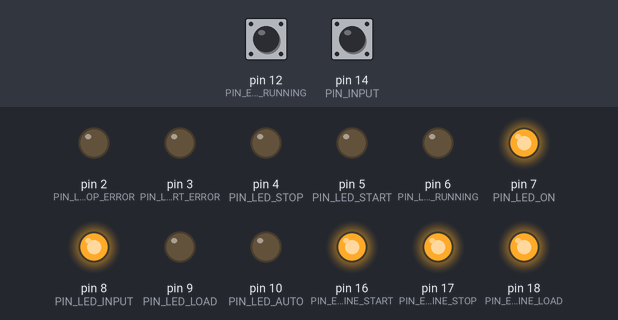
Bench run of a sketch on a simulated Arduino Uno, built with avr-gcc and run on an emulated ATmega328P. Parts: output pins drawn as LEDs (lit = HIGH). Dashed ring = blinking. Inputs (shaded band) come from the test bench; at power-on: pin 14 (PIN_INPUT) HIGH, pin 12 (PIN_ENGINE_CHECK_RUNNING) HIGH.

Above: at 1.2 s.
1.3 s: pin 14 (PIN_INPUT) pulled LOW for 3.2 s
At 4.1 s:
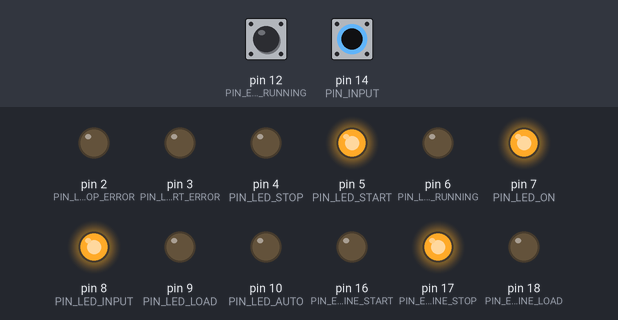
7.5 s: pin 14 (PIN_INPUT) pulled LOW for 3.2 s
At 10.0 s:
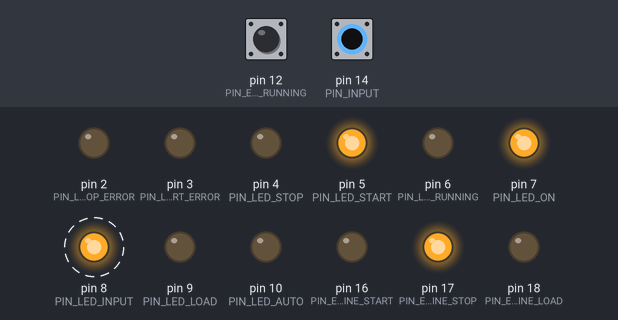
12.2 s: pin 14 (PIN_INPUT) pulled LOW for 0.15 s
At 13.4 s:
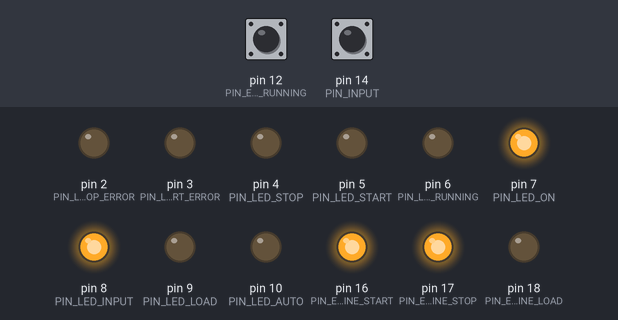
Timing chart, 0 to 21.3 s (numbered marks = the images above; inputs shaded):
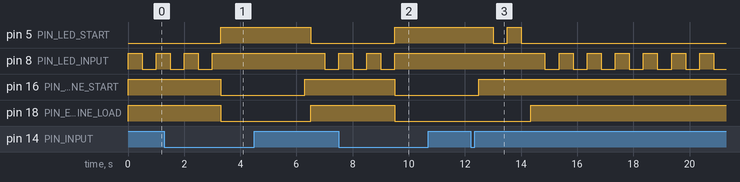

Measured:
- after the input at 1.3 s, pin 5 (PIN_LED_START): LOW → HIGH after 2.0 s, → LOW 3.2 s later; pin 16 (PIN_ENGINE_START): HIGH → LOW after 2.0 s, → HIGH 3.0 s later; pin 18 (PIN_ENGINE_LOAD): HIGH → LOW after 2.0 s, → HIGH 3.2 s later
- after the input at 7.5 s, pin 5 (PIN_LED_START): LOW → HIGH after 2.0 s; pin 8 (PIN_LED_INPUT): goes on until 9.5 s, then stays HIGH; pin 16 (PIN_ENGINE_START), pin 18 (PIN_ENGINE_LOAD): HIGH → LOW after 2.0 s
- after the input at 12.2 s, pin 5 (PIN_LED_START): HIGH → LOW after 0.80 s instead of 0.50 s; pin 18 (PIN_ENGINE_LOAD): LOW → HIGH after 2.2 s instead of 0.50 s

The sketch:

sketch_sep30a.ino
```cpp
// === НАСТРОЙКИ ===

// Максимальное количество попыток запуска, после
// которых устанавливается состояние ошибки запуска
const int START_MAX_ATTEMPTS = 5;

// Продолжительность включения стартера
const int START_DURATION = 3000; // 3 сек

// Пауза между попытками запуска
const int START_PAUSE = 10000; // 10 сек

// Время прогрева
const uint32_t WARMING_DURATION = 180000; // 3 мин
//const uint32_t WARMING_DURATION = 30000; // Debug

// Работа без нагрузки перед глушением
const uint32_t COOLING_DURATION = 180000; // 3 мин
//const uint32_t COOLING_DURATION = 30000; // Debug


// === ПИНЫ ===
const int PIN_INPUT = 14; // Вход
const int PIN_BUTTON_AUTO = 11; // Кнопка авто-режима
const int PIN_ENGINE_CHECK_RUNNING = 12; // Проверка работы двигателя
const int PIN_ENGINE_CHECK_BLOCK = 19; // Проверка блокировки двигателя
const int PIN_ENGINE_START = 16; // Старт (стартер)
const int PIN_ENGINE_STOP = 17; // Стоп (блокировка работы)
const int PIN_ENGINE_LOAD = 18; // Отключение нагрузки (прогрев/остывание)
const int PIN_LED_ON = 7; // Индикатор вкл
const int PIN_LED_AUTO = 10; // Индикатор авто-режима
const int PIN_LED_INPUT = 8; // Индикатор сигнала на входе
const int PIN_LED_LOAD = 9; // Индикатор включения нагрузки (мигает - прогрев)
const int PIN_LED_RUNNING = 6; // Индикатор работы двигателя
const int PIN_LED_START = 5; // Индикатор запуска (мигает - пауза)
const int PIN_LED_START_ERROR = 3; // Индикатор ошибки запуска (мигает - заблокирован ключем)
const int PIN_LED_STOP = 4; // Индикатор остановки двигателя
const int PIN_LED_STOP_ERROR = 2; // Индикатор ошибки остановки


// === ПЕРЕМЕННЫЕ ===
#include "Input.h"
#include "Button.h"
#include "Engine.h"
#include "LED.h"

// Вход
Input input(PIN_INPUT);

// Кнопка авто-режима
Button buttonAuto(PIN_BUTTON_AUTO);

// Двигатель
Engine engine(PIN_ENGINE_CHECK_RUNNING, PIN_ENGINE_CHECK_BLOCK, PIN_ENGINE_START, PIN_ENGINE_STOP, PIN_ENGINE_LOAD);

// Индикаторы
LED ledOn(PIN_LED_ON);
LED ledAuto(PIN_LED_AUTO);
LED ledInput(PIN_LED_INPUT);
LED ledLoad(PIN_LED_LOAD);
LED ledRunning(PIN_LED_RUNNING);
LED ledStart(PIN_LED_START);
LED ledStartError(PIN_LED_START_ERROR);
LED ledStop(PIN_LED_STOP);
LED ledStopError(PIN_LED_STOP_ERROR);


void setup() {
  engine.setStartDuration(START_DURATION);
  engine.setStartPauseDuration(START_PAUSE);
  engine.setStartMaxAttampts(START_MAX_ATTEMPTS);
  engine.setWarmingDuration(WARMING_DURATION);
  engine.setCoolingDuration(COOLING_DURATION);

  ledOn.on();
}

void loop() {
  input.loop();
  // buttonAuto.loop(); Без кнопки "Авто"
  // engine.setEnabled(buttonAuto.getState() == 1);
  engine.setEnabled(1);
  engine.loop();
  ledAuto.loop();
  ledInput.loop();
  ledLoad.loop();
  ledRunning.loop();
  ledStart.loop();
  ledStartError.loop();
  ledStop.loop();
  ledStopError.loop();

  // Действия
  if (engine.isInitialized()) {
    // if (buttonAuto.getState()) {
    if (1) { // Всегда "Авто"
      if (input.getState()) {
        if (!engine.isRunning()) {
          if (!engine.isStartError()) {
            engine.start();
          }
        } else {
          engine.resume(); // load on if cooling
        }
      } else {
        if (!engine.isCooling() && !engine.isStopping()) {
          if (!engine.isStopError()) {
            engine.stop();
          }
        }
      }
    } else {
      if (engine.isStopError() || engine.isStartError()) {
        engine.clearErrors();
      }
    }
  }

  // Индикация
  // ledAuto.toggle(buttonAuto.getState() == 1);
  // ledInput.toggle(input.getState() == 1);
  if (input.getState() == 1) {
    ledInput.on();
  } else {
    ledInput.blink();
  }
  if (!engine.isRunning()) {
    ledLoad.off();
  } else if (engine.isLoad()) {
    ledLoad.on();
  } else if (engine.isWarming() || engine.isCooling()) {
    ledLoad.blink();
  } else {
    ledLoad.off();
  }
  ledRunning.toggle(engine.isRunning());
  if (engine.isStartPause()) {
    ledStart.blink();
  } else {
    ledStart.toggle(engine.isStarting());
  }
  if (!engine.isStopping() && engine.isBlocked()) {
    ledStartError.blink();
  } else {
    ledStartError.toggle(engine.isStartError());
  }
  ledStop.toggle(engine.isStopping());
  ledStopError.toggle(engine.isStopError());
}
```

Button.cpp
```cpp
// Button.cpp
#include "Button.h"

Button::Button(int pin) {
  _pin = pin;
  _state = 0;

  _value = 0;
  _targetValue = 0;
  _currentValue = 0;

  // Init pins
  pinMode(_pin, INPUT_PULLUP);
}

int Button::getState() {
  return _state;
}

void Button::loop() {
  int value = digitalRead(_pin);
  int _currentValue = value ? 0 : 1;

  if (_currentValue != _targetValue) {
    _targetValue = _currentValue;
    _debounceTimer.start(500);
  } else if (_targetValue != _value && _debounceTimer.done()) {
    _value = _targetValue;
    if (_value == 1) {
      _state = 1 - _state;
    }
  }
//
//
//
//  if (_debounceTimer.done()) {
//    int value = digitalRead(_pin);
//    if (value != _value) {
//      _value = value;
//      if (_value == 0) {
//        _state = 1 - _state;
//      }
//      _debounceTimer.start(100);
//    }
//  }
}
```

Button.h
```cpp
// Button.h
#ifndef Button_h
#define Button_h

#include <Arduino.h>
#include "Timer.h"

class Button {
  public:
    Button(int pin);
    int getState();
    void loop();

  private:
    int _pin;
    int _state;

    int _value;
    int _currentValue;
    int _targetValue;

    Timer _debounceTimer;
};

#endif
```

Engine.cpp
```cpp
// Engine.cpp
#include "Engine.h"

Engine::Engine(int pinCheckRunning, int pinCheckBlocked, int pinStart, int pinStop, int pinLoad) {
  _pinCheckRunning = pinCheckRunning;
  _pinCheckBlocked = pinCheckBlocked;
  _pinStart = pinStart;
  _pinStop = pinStop;
  _pinLoad = pinLoad;

  // Init pins
  pinMode(_pinCheckRunning, INPUT_PULLUP);
  pinMode(_pinCheckBlocked, INPUT_PULLUP);
  pinMode(_pinStart, OUTPUT);
  pinMode(_pinStop, OUTPUT);
  pinMode(_pinLoad, OUTPUT);
  digitalWrite(_pinStart, HIGH);
  digitalWrite(_pinStop, HIGH);
  digitalWrite(_pinLoad, HIGH);

  // Default settings
  _initTimeout = 2000;
  _runningCheckDuration = 200;
  _runningMinRPM = 300;
  _runningCheckTimeout = 500;
  _startDuration = 3000;
  _startCheckTimeout = 3000;
  _startPauseDuration = 10000;
  _startMaxAttempts = 5;
  _warmingDuration = 180000;
  _coolingDuration = 300000;
  _stopMaxDuration = 20000;
  _stopTimeout = 3000;
  _enabled = false;

  // Initialization
  _initTimer.start(_initTimeout);

  // Check blocking
  _isBlocked = false;

  // Check running
  _isRunning = false;
  _runningValueCount = 0;
  _RPM = 0;
  _runningCheckTimer.start(_runningCheckDuration);

  _isInitialized = false;
  _isHot = true;
  _isWarming = false;
  _isCooling = false;
}

bool Engine::isInitialized() {
  return _isInitialized;
}

bool Engine::isBlocked() {
  return _isBlocked;
}

bool Engine::isRunning() {
  return _isRunning;
}

bool Engine::isStarting() {
  return _isStarting;
}

bool Engine::isStopping() {
  return _isStopping;
}

bool Engine::isStartPause() {
  return _isStarting && _isStartPause;
}

bool Engine::isStartError() {
  return _isStartError;
}

bool Engine::isStopError() {
  return _isStopError;
}

bool Engine::isWarming() {
  return _isWarming;
}

bool Engine::isCooling() {
  return _isCooling;
}

bool Engine::isLoad() {
  return _isLoad;
}

int Engine::getStartDuration() {
  return _startDuration;
}

void Engine::setStartDuration(int value) {
  _startDuration = value;
}

int Engine::getStartPauseDuration() {
  return _startPauseDuration;
}

void Engine::setStartPauseDuration(int value) {
  _startPauseDuration = value;
}

int Engine::getStartMaxAttempts() {
  return _startMaxAttempts;
}

void Engine::setStartMaxAttampts(int value) {
  _startMaxAttempts = value;
}

int Engine::getWarmingDuration() {
  return _warmingDuration;
}

void Engine::setWarmingDuration(uint32_t value) {
  _warmingDuration = value;
}

int Engine::getCoolingDuration() {
  return _coolingDuration;
}

void Engine::setCoolingDuration(uint32_t value) {
  _coolingDuration = value;
}

bool Engine::getEnabled() {
  return _enabled;
}

void Engine::setEnabled(bool value) {
  _enabled = value;
}

void Engine::start() {
  if (!_enabled) {
    return;
  }

  if (!_isInitialized) {
    return;
  }

  if (_isStarting) {
    return;
  }

  _isCooling = false;
  _isStopping = false;
  digitalWrite(_pinStop, HIGH);
  _isStartError = false;

  if (_isRunning) {
    return;
  }

  _isHot = false;
  _isWarming = false;

  _isStarting = true;
  _isStartPause = false;
  _startAttempts = 0;
  _startTimer.clear();
}

void Engine::stop() {
  if (!_enabled) {
    return;
  }

  if (!_isInitialized) {
    return;
  }

  if (_isCooling || _isStopping) {
    return;
  }

  _isWarming = false;
  _isStarting = false;
  digitalWrite(_pinStart, HIGH);
  _isStopError = false;

  if (!_isRunning) {
    return;
  }

  if (_isHot) {
    _isCooling = true;
    _coolingTimer.start(_coolingDuration);
  } else {
    _isStopping = true;
    _stopTimer.clear();
  }
}

void Engine::resume() {
  if (!_enabled) {
    return;
  }

  if (!_isInitialized) {
    return;
  }

  if (!_isRunning || !_isCooling) {
    return;
  }

  _isCooling = false;
}

void Engine::clearErrors() {
  _isStartError = false;
  _isStopError = false;
}

void Engine::loop() {
  if (_initTimer.done()) {
    _isInitialized = true;
  }

  //  this->loopCheckBlocking(); // Если не замкнуто - сопротивление 1 Ом (причина не известна)
  this->loopCheckRunning();
  this->loopStart();
  this->loopWarming();
  this->loopCooling();
  this->loopStop();
  this->loopLoad();
}

void Engine::loopCheckBlocking() {
  int value = digitalRead(_pinCheckBlocked);
  _isBlocked = value == 1;
}

void Engine::loopCheckRunning() {
  // Count pin state changes
  int runningValue = digitalRead(_pinCheckRunning);
  if (runningValue == HIGH && _runningValue == LOW) {
    _runningValueCount++;
  }
  _runningValue = runningValue;

  // Calc the RPM
  if (_runningCheckTimer.done()) {
    _RPM = _runningValueCount * (1000 / _runningCheckDuration) * 60;
    _runningValueCount = 0;
    _runningCheckTimer.start(_runningCheckDuration);
  }

  // Debug
//  if (_isStarting || _isRunning) {
//    _RPM = 600;
//  }

  // Is running now
  bool isRunning = _RPM > _runningMinRPM;

  // Updating state with timeout
  if (isRunning != _isRunning) {
    if (!_runningTimer.started()) {
      _runningTimer.start(_runningCheckTimeout);
    } else if (_runningTimer.done()) {
      _isRunning = isRunning;
    }
  }
}

void Engine::loopStart() {
  if (!_isStarting) {
    return;
  }
  if (!_enabled) {
    digitalWrite(_pinStart, HIGH);
    _isStarting = false;
    return;
  }
  if (!_isStartPause) {
    if (!_startTimer.started()) {
      _startAttempts++;
      digitalWrite(_pinStart, LOW);
      _startTimer.start(_startDuration);
    } else if (_startTimer.done()) {
      digitalWrite(_pinStart, HIGH);
      _isStartPause = true;
    }
  } else {

    if (!_startCheckTimer.started()) {
      _startCheckTimer.start(_startCheckTimeout);
    } else if (_startCheckTimer.done()) {
      if (_isRunning) {
        _isStarting = false;
        if (!_isHot) {
          _isWarming = true;
          _warmingTimer.start(_warmingDuration);
        }
      } else if (_startAttempts >= _startMaxAttempts) {
        _isStarting = false;
        _isStartError = true;
      }
    }

    if (!_startPauseTimer.started()) {
      _startPauseTimer.start(_startPauseDuration);
    } else if (_startPauseTimer.done()) {
      _isStartPause = false;
    }
  }
}

void Engine::loopWarming() {
  if (!_enabled) {
    _isHot = false;
    _isWarming = false;
    return;
  }
  if (!_isWarming) {
    return;
  }
  if (_isStarting) {
    return;
  }
  if (!_isRunning) {
    _isHot = false;
    _isWarming = false;
  } else if (_isHot) {
    _isWarming = false;
  } else if (_warmingTimer.done()) {
    _isHot = true;
    _isWarming = false;
  }
}

void Engine::loopCooling() {
  if (!_isCooling) {
    return;
  }
  if (!_enabled) {
    _isCooling = false;
    return;
  }
  if (_coolingTimer.done()) {
    _isCooling = false;
    _isStopping = true;
    _stopTimer.clear();
  }
}

void Engine::loopStop() {
  if (!_isStopping) {
    return;
  }
  if (!_enabled) {
    digitalWrite(_pinStop, HIGH);
    _isStopping = false;
    return;
  }
  if (!_stopTimer.started()) {
    digitalWrite(_pinStop, LOW);
    _stopTimer.start(_stopMaxDuration);
    _stopCheckTimer.clear();
  } else if (_stopTimer.done()) {
    digitalWrite(_pinStop, HIGH);
    _isStopping = false;
    _isStopError = true;
  } else if (!_isRunning) {
    if (!_stopCheckTimer.started()) {
      _stopCheckTimer.start(_stopTimeout);
    } else if (_stopCheckTimer.done()) {
      digitalWrite(_pinStop, HIGH);
      _isStopping = false;
    }
  }
}

void Engine::loopLoad() {
  if (_isStarting || _isWarming || _isCooling || _isStopping) {
    _isLoad = false;
    digitalWrite(_pinLoad, LOW);
  } else {
    _isLoad = true;
    digitalWrite(_pinLoad, HIGH);
  }
}
```

Engine.h
```cpp
// Engine.h
#ifndef Engine_h
#define Engine_h

#include <Arduino.h>
#include "Timer.h"

class Engine {
  public:
    Engine(int pinCheckRunning, int pinCheckBlocked, int pinStart, int pinStop, int pinLoad);
    bool isInitialized();
    bool isBlocked();
    bool isRunning();
    bool isStarting();
    bool isStopping();
    bool isStartPause();
    bool isStartError();
    bool isStopError();
    bool isWarming();
    bool isCooling();
    bool isLoad();

    int getStartDuration();
    void setStartDuration(int value);
    int getStartPauseDuration();
    void setStartPauseDuration(int value);
    int getStartMaxAttempts();
    void setStartMaxAttampts(int value);
    int getWarmingDuration();
    void setWarmingDuration(uint32_t value);
    int getCoolingDuration();
    void setCoolingDuration(uint32_t value);
    bool getEnabled();
    void setEnabled(bool value);

    void start();
    void stop();
    void resume();
    void clearErrors();

    void loop();

  private:
    int _pinCheckRunning;
    int _pinCheckBlocked;
    int _pinStart;
    int _pinStop;
    int _pinLoad;

    // Settings
    uint32_t _initTimeout; // Время инициализации
    uint32_t _runningCheckDuration;  // Подсчет RPM через это время
    int _runningMinRPM; // Если RPM больше этого значения - двигатель работает
    uint32_t _runningCheckTimeout; // Меняем статус через это время
    int _startDuration; // Время прокрутки стартера
    uint32_t _startCheckTimeout; // Проверка запуска через это время, после остановки стартера
    uint32_t _startPauseDuration; // Время паузы между стартами
    int _startMaxAttempts; // Максимальное количество попыток запуска
    uint32_t _warmingDuration; // Время прогрева без нагрузки
    uint32_t _coolingDuration; // Время на остывание без нагрузки перед глушением
    uint32_t _stopMaxDuration; // Максимальное время глушения
    uint32_t _stopTimeout; // Отключение сигнала "Стоп" через это время после остановки
    bool _enabled; // Включено управление

    // State
    bool _isInitialized;
    bool _isBlocked;
    bool _isRunning;
    bool _isStarting;
    bool _isStopping;
    bool _isStartError;
    bool _isStopError;
    bool _isWarming;
    bool _isCooling;
    bool _isLoad;
    bool _isHot;

    // Initialization
    Timer _initTimer;

    // Check blocking
    void loopCheckBlocking();

    // Check running
    int _runningValue;
    int _runningValueCount;
    int _RPM;
    Timer _runningCheckTimer;
    Timer _runningTimer;
    void loopCheckRunning();

    // Starting
    bool _isStartPause;
    int _startAttempts;
    Timer _startTimer;
    Timer _startCheckTimer;
    Timer _startPauseTimer;
    void loopStart();

    // Warming
    Timer _warmingTimer;
    void loopWarming();

    // Stopping
    Timer _coolingTimer;
    Timer _stopTimer;
    Timer _stopCheckTimer;
    void loopCooling();
    void loopStop();

    // Load
    void loopLoad();
};

#endif
```

Input.cpp
```cpp
// Input.cpp
#include "Input.h"

Input::Input(int pin) {
  _pin = pin;
  _state = 0;

  _targetState = 0;
  _currentState = 0;

  // Init pins
  pinMode(_pin, INPUT_PULLUP);
}

int Input::getState() {
  return _state;
}

void Input::loop() {
  int value = digitalRead(_pin);
  int _currentState = value ? 0 : 1;

  if (_currentState != _targetState) {
    _targetState = _currentState;
    _debounceTimer.start(2000);
  } else if (_targetState != _state && _debounceTimer.done()) {
    _state = _targetState;
  }
}
```

Input.h
```cpp
// Input.h
#ifndef Input_h
#define Input_h

#include <Arduino.h>
#include "Timer.h"

class Input {
  public:
    Input(int pin);
    int getState();
    void loop();

  private:
    int _pin;
    int _state;

    int _currentState;
    int _targetState;

    Timer _debounceTimer;
};

#endif
```

LED.cpp
```cpp
// LED.cpp
#include "LED.h"

LED::LED(int pin) {
  _pin = pin;

  // Init pins
  pinMode(_pin, OUTPUT);
  this->off();

  // Defaults
  _blinkDuration = 500;
}

void LED::toggle(bool value) {
  if (value) {
    this->on();
  } else {
    this->off();
  }
}

void LED::on() {
  _blink = false;
  _state = 1;
  digitalWrite(_pin, HIGH);
}

void LED::off() {
  _blink = false;
  _state = 0;
  digitalWrite(_pin, LOW);
}

void LED::blink() {
  if (_blink) {
    return;
  }
  _blink = true;
  _state = 1;
  digitalWrite(_pin, HIGH);
  _blinkTimer.start(_blinkDuration);
}

void LED::loop() {
  if (_blink && _blinkTimer.done()) {
    if (_state == 1) {
      _state = 0;
      digitalWrite(_pin, LOW);
    } else {
      _state = 1;
      digitalWrite(_pin, HIGH);
    }
    _blinkTimer.start(_blinkDuration);
  }
}
```

LED.h
```cpp
// LED.h
#ifndef LED_h
#define LED_h

#include <Arduino.h>
#include "Timer.h"

class LED {
  public:
    LED(int pin);
    void toggle(bool value);
    void on();
    void off();
    void blink();
    void loop();

  private:
    int _pin;
    int _state;
    bool _blink;
    int _blinkDuration;
    Timer _blinkTimer;
};

#endif
```

Timer.cpp
```cpp
// Timer.cpp
#include "Timer.h"

Timer::Timer() {
  _started = false;
}

void Timer::start(uint32_t duration) {
  _duration = duration;
  _time = millis();
  _started = true;
}

bool Timer::done() {
  if (_started) {
    if (millis() > (_time + _duration)) {
      _started = false;
    }
  }
  return !_started;
}

bool Timer::started() {
  return _started;
}

void Timer::clear() {
  _started = false;
}
```

Timer.h
```cpp
// Timer.h
#ifndef Timer_h
#define Timer_h

#include <Arduino.h>

class Timer {
  public:
    Timer();
    void start(uint32_t duration);
    bool done();
    bool started();
    void clear();

  private:
    uint32_t _duration;
    bool _started;
    uint32_t _time;
};

#endif
```
